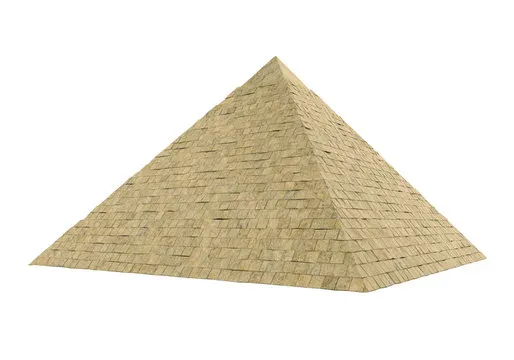
#> input picture pyramid.webp, 514 x 360 px
$ jupyter execute Exp6.ipynb   (older library calls are emulated)
#> lines starting #> are read from the running program, lines starting #| are printed output that depends on the picture; after the words box and inside, x2 and y2 are one past the last pixel; in counts of white or black regions, pixels touching at a corner belong together
[cell 1]
import cv2
import numpy as np
import matplotlib.pyplot as plt

[cell 2]
# Step 2: Load the image using imread() from cv2 module
# image = cv2.imread('sphere.webp')
image = cv2.imread('pyramid.webp')
#> image is the input picture: shape (360, 514, 3); mean B, G, R 216.5, 229.6, 235.1

[cell 3]
# Step 3: Convert the image to grayscale
gray_image = cv2.cvtColor(image, cv2.COLOR_BGR2GRAY)
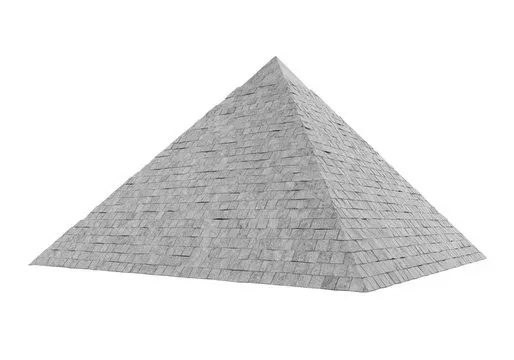
#> gray_image: shape (360, 514); min 48, max 255, mean 229.8

[cell 4]
# Step 4: Sobel Edge Detection (Using Sobel operator)
sobel_x = cv2.Sobel(gray_image, cv2.CV_64F, 1, 0, ksize=3)
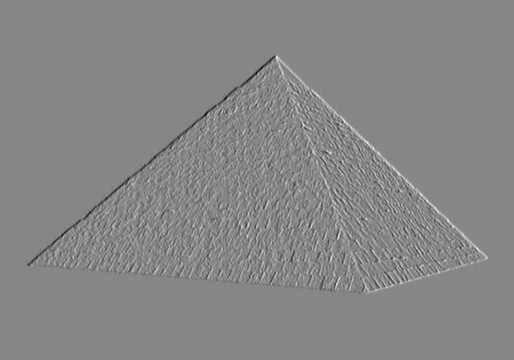
#> sobel_x: shape (360, 514) float64; min -379, max 338, mean 0; drawn with min black and max white
sobel_y = cv2.Sobel(gray_image, cv2.CV_64F, 0, 1, ksize=3)
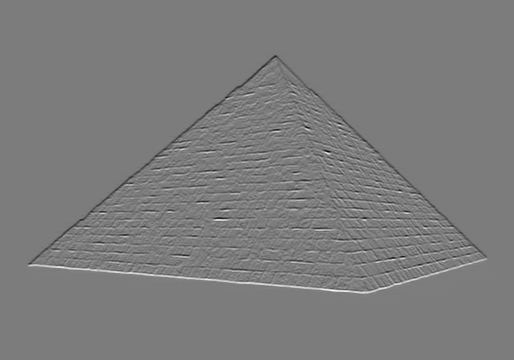
#> sobel_y: shape (360, 514) float64; min -569, max 596, mean 0; drawn with min black and max white
sobel_edge = cv2.magnitude(sobel_x, sobel_y)
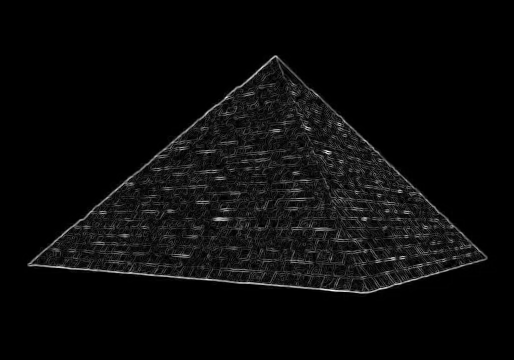
#> sobel_edge: shape (360, 514) float64; min 0, max 597.5, mean 24.5; drawn with min black and max white

[cell 5]
# Step 5: Laplacian Edge Detection
laplacian_edge = cv2.Laplacian(gray_image, cv2.CV_64F)
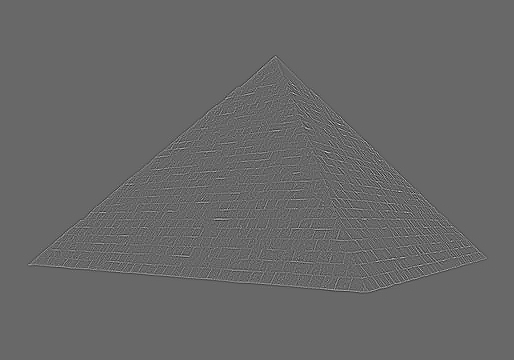
#> laplacian_edge: shape (360, 514) float64; min -253, max 364, mean 0; drawn with min black and max white

[cell 6]
# Step 5: Canny Edge Detection
canny_edge = cv2.Canny(gray_image, 100, 200)
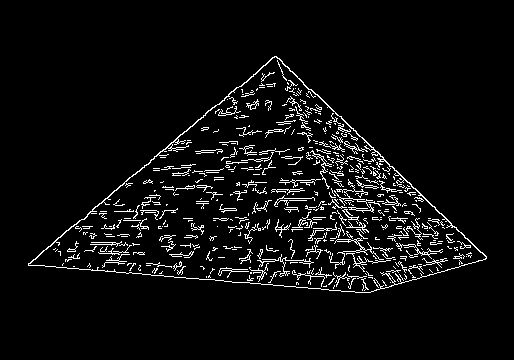
#> canny_edge: shape (360, 514); 5.1% white in thin lines or dots, all inside (x1, y1, x2, y2) = (28, 56, 487, 293)

[cell 7]
# Laplacian Edge Detector output
plt.subplot(2, 2, 2)
plt.imshow(laplacian_edge, cmap='gray')
plt.title("Laplacian Edge Detector")
plt.axis('off')

# Canny Edge Detector output
plt.subplot(2, 2, 3)
plt.imshow(canny_edge, cmap='gray')
plt.title("Canny Edge Detector")
plt.axis('off')

# Show the plots
plt.tight_layout()
plt.show()
